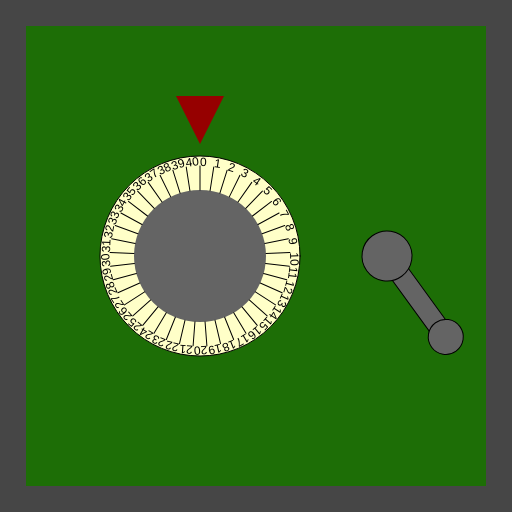
Frame 1 (no input)
Frame 60 (no input): identical to frame 1, image omitted
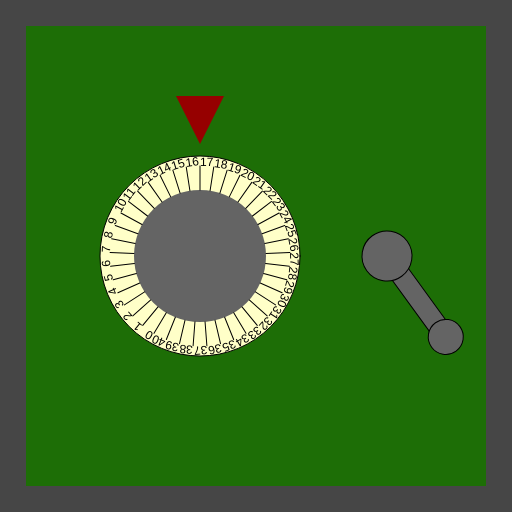
Frame 120 (the mouse pressed at the canvas centre since frame 60)

The p5.js sketch that drew these frames (run headless with seeded random() and noise() and a simulated clock; from frame 60 on, the mouse is pressed at the canvas centre):

// p5.js sketch
// ── sketch.js
/*

Officer: 7935412
CaseNum: 303-0-68895938-7935412

Case 303 - The Case of the Crooked Attorney
Stage 1 - Torvalds' Office

District Attorney Torvalds is well respected in Console City as an upstanding citizen and
enforcer of the law. Of course he’s as crooked as they come. I’ve had enough of having our
hard work at Sleuth and Co undermined by his bribes and back-payments. Let’s take take this
sucker down. I happen to know that Torvalds keeps his incriminating documents spread amongst
several safes in town. I’ll need you to bend the rules a little by breaking into them and
retrieving the incriminating evidence.

The first safe is in Torvald’s office. Crack it by doing the following:

	When any key is pressed:
	- Make hidden_vault_key0 equal to 1

	When the mouse button is pressed:
	- Make hidden_vault_key0 equal to 17

	When the mouse button is released:
	- Make hidden_vault_key0 equal to 38

	Whilst the mouse is being dragged:
	- Make hidden_vault_key0 equal to 29

	When the mouse button is released:
	- Make hidden_vault_key1 equal to 64

	When any key is released:
	- Make hidden_vault_key1 equal to 48

	Whilst the mouse is being dragged:
	- Make hidden_vault_key1 equal to 42

	Whilst the mouse is moving:
	- Make hidden_vault_key1 equal to 36



There are many possible ways of investigating this case, but you
should use ONLY the following commands:

	- The assignment operator aka. the equals sign !

*/

//declare the variables

var hidden_vault_key0;
var hidden_vault_key1;


function preload()
{
	//IMAGES WILL BE LOADED HERE

}

function setup()
{
	createCanvas(512,512);

	//initialise the variables
	hidden_vault_key0 = 0;
	hidden_vault_key1 = 0;

}

///////////////////EVENT HANDLERS///////////////////

//Add your code to these events to open the safe ...

function mouseMoved()
{
	console.log("mouseMoved", mouseX, mouseY);
	hidden_vault_key1=36;
}

function mouseDragged()
{
	console.log("mouseDragged", mouseX, mouseY);
	hidden_vault_key0=29;
	hidden_vault_key1=42;
}

function mousePressed()
{
	console.log("mousePressed");
	hidden_vault_key0=17;
}

function mouseReleased()
{
	console.log("mouseReleased");
	hidden_vault_key0=38;
	hidden_vault_key1=64;
}

function keyPressed()
{
	console.log("keyPressed", key);
	hidden_vault_key0=1;
}

function keyReleased()
{
	console.log("keyReleased", key);
	hidden_vault_key1=48;
}

///////////////DO NOT CHANGE CODE BELOW THIS POINT///////////////////

function draw()
{


	//Draw the safe door
	background(70);
	noStroke();
	fill(29,110,6);
	rect(26,26,width-52,width-52);

	//Draw the combination dial
	push();
	translate(200,height/2);
	drawDial(200, hidden_vault_key0, 41);
	pop();

	//Draw the lever
	push();
	translate(width - 125,256);
	drawLever(hidden_vault_key1);
	pop();

}

function drawDial(diameter,num,maxNum)
{
	//the combination lock

	var r = diameter * 0.5;
	var p = r * 0.6;

	stroke(0);
	fill(255,255,200);
	ellipse(0,0,diameter,diameter);
	fill(100);
	noStroke();
	ellipse(0,0,diameter*0.66,diameter*0.66);
	fill(150,0,0);
	triangle(
		-p * 0.4,-r-p,
		p * 0.4,-r-p,
		0,-r-p/5
	);

	noStroke();

	push();
	var inc = 360/maxNum;

	rotate(radians(-num * inc));
	for(var i = 0; i < maxNum; i++)
	{
		push();
		rotate(radians(i * inc));
		stroke(0);
		line(0,-r*0.66,0,-(r-10));
		noStroke();
		fill(0);
		text(i,0,-(r-10));
		pop();
	}

	pop();
}

function drawLever(rot)
{
	push();
	rotate(radians(-rot))
	stroke(0);
	fill(100);
	rect(-10,0,20,100);
	ellipse(0,0,50,50);
	ellipse(0,100,35,35);
	pop();
}
